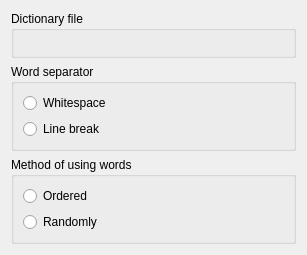
<?xml version="1.0" encoding="UTF-8"?>
<ui version="4.0">
 <class>PopulateDictionaryConfig</class>
 <widget class="QWidget" name="PopulateDictionaryConfig">
  <property name="geometry">
   <rect>
    <x>0</x>
    <y>0</y>
    <width>307</width>
    <height>255</height>
   </rect>
  </property>
  <property name="windowTitle">
   <string>Form</string>
  </property>
  <layout class="QVBoxLayout" name="verticalLayout">
   <item>
    <widget class="QGroupBox" name="fileGroup">
     <property name="title">
      <string>Dictionary file</string>
     </property>
     <layout class="QHBoxLayout" name="horizontalLayout">
      <item>
       <widget class="FileEdit" name="fileEdit" native="true">
        <property name="cfg" stdset="0">
         <string>PopulateDictionary.File</string>
        </property>
        <property name="dialogTitle" stdset="0">
         <string>Pick dictionary file</string>
        </property>
       </widget>
      </item>
     </layout>
    </widget>
   </item>
   <item>
    <widget class="QGroupBox" name="separatorGroup">
     <property name="title">
      <string>Word separator</string>
     </property>
     <layout class="QVBoxLayout" name="verticalLayout_2">
      <item>
       <widget class="ConfigRadioButton" name="whitespaceRadio">
        <property name="cfg" stdset="0">
         <string>PopulateDictionary.Lines</string>
        </property>
        <property name="text">
         <string>Whitespace</string>
        </property>
        <property name="assignedValue" stdset="0">
         <bool>false</bool>
        </property>
       </widget>
      </item>
      <item>
       <widget class="ConfigRadioButton" name="libeBreakRadio">
        <property name="cfg" stdset="0">
         <string>PopulateDictionary.Lines</string>
        </property>
        <property name="text">
         <string>Line break</string>
        </property>
        <property name="assignedValue" stdset="0">
         <bool>true</bool>
        </property>
       </widget>
      </item>
     </layout>
    </widget>
   </item>
   <item>
    <widget class="QGroupBox" name="methodGroup">
     <property name="title">
      <string>Method of using words</string>
     </property>
     <layout class="QVBoxLayout" name="verticalLayout_3">
      <item>
       <widget class="ConfigRadioButton" name="orderedRadio">
        <property name="cfg" stdset="0">
         <string>PopulateDictionary.Random</string>
        </property>
        <property name="text">
         <string>Ordered</string>
        </property>
        <property name="assignedValue" stdset="0">
         <bool>false</bool>
        </property>
       </widget>
      </item>
      <item>
       <widget class="ConfigRadioButton" name="randomlyRadio">
        <property name="cfg" stdset="0">
         <string>PopulateDictionary.Random</string>
        </property>
        <property name="text">
         <string>Randomly</string>
        </property>
        <property name="assignedValue" stdset="0">
         <bool>true</bool>
        </property>
       </widget>
      </item>
     </layout>
    </widget>
   </item>
  </layout>
 </widget>
 <customwidgets>
  <customwidget>
   <class>ConfigRadioButton</class>
   <extends>QRadioButton</extends>
   <header>common/configradiobutton.h</header>
  </customwidget>
  <customwidget>
   <class>FileEdit</class>
   <extends>QWidget</extends>
   <header>common/fileedit.h</header>
   <container>1</container>
  </customwidget>
 </customwidgets>
 <resources/>
 <connections/>
</ui>
